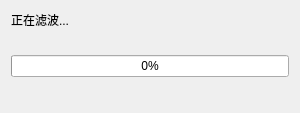
<?xml version="1.0" encoding="UTF-8"?>
<ui version="4.0">
 <class>FilterRunningDlg</class>
 <widget class="QDialog" name="FilterRunningDlg">
  <property name="geometry">
   <rect>
    <x>0</x>
    <y>0</y>
    <width>300</width>
    <height>113</height>
   </rect>
  </property>
  <property name="sizePolicy">
   <sizepolicy hsizetype="Fixed" vsizetype="Fixed">
    <horstretch>0</horstretch>
    <verstretch>0</verstretch>
   </sizepolicy>
  </property>
  <property name="minimumSize">
   <size>
    <width>300</width>
    <height>113</height>
   </size>
  </property>
  <property name="maximumSize">
   <size>
    <width>300</width>
    <height>120</height>
   </size>
  </property>
  <property name="windowTitle">
   <string>滤波...</string>
  </property>
  <layout class="QVBoxLayout" name="verticalLayout">
   <item>
    <widget class="QLabel" name="label">
     <property name="text">
      <string>正在滤波...</string>
     </property>
    </widget>
   </item>
   <item>
    <widget class="QLabel" name="txtFileName">
     <property name="text">
      <string/>
     </property>
    </widget>
   </item>
   <item>
    <widget class="QProgressBar" name="progressBar">
     <property name="maximum">
      <number>100</number>
     </property>
     <property name="value">
      <number>0</number>
     </property>
    </widget>
   </item>
   <item>
    <spacer name="verticalSpacer">
     <property name="orientation">
      <enum>Qt::Vertical</enum>
     </property>
     <property name="sizeHint" stdset="0">
      <size>
       <width>20</width>
       <height>20</height>
      </size>
     </property>
    </spacer>
   </item>
  </layout>
 </widget>
 <resources/>
 <connections/>
</ui>
